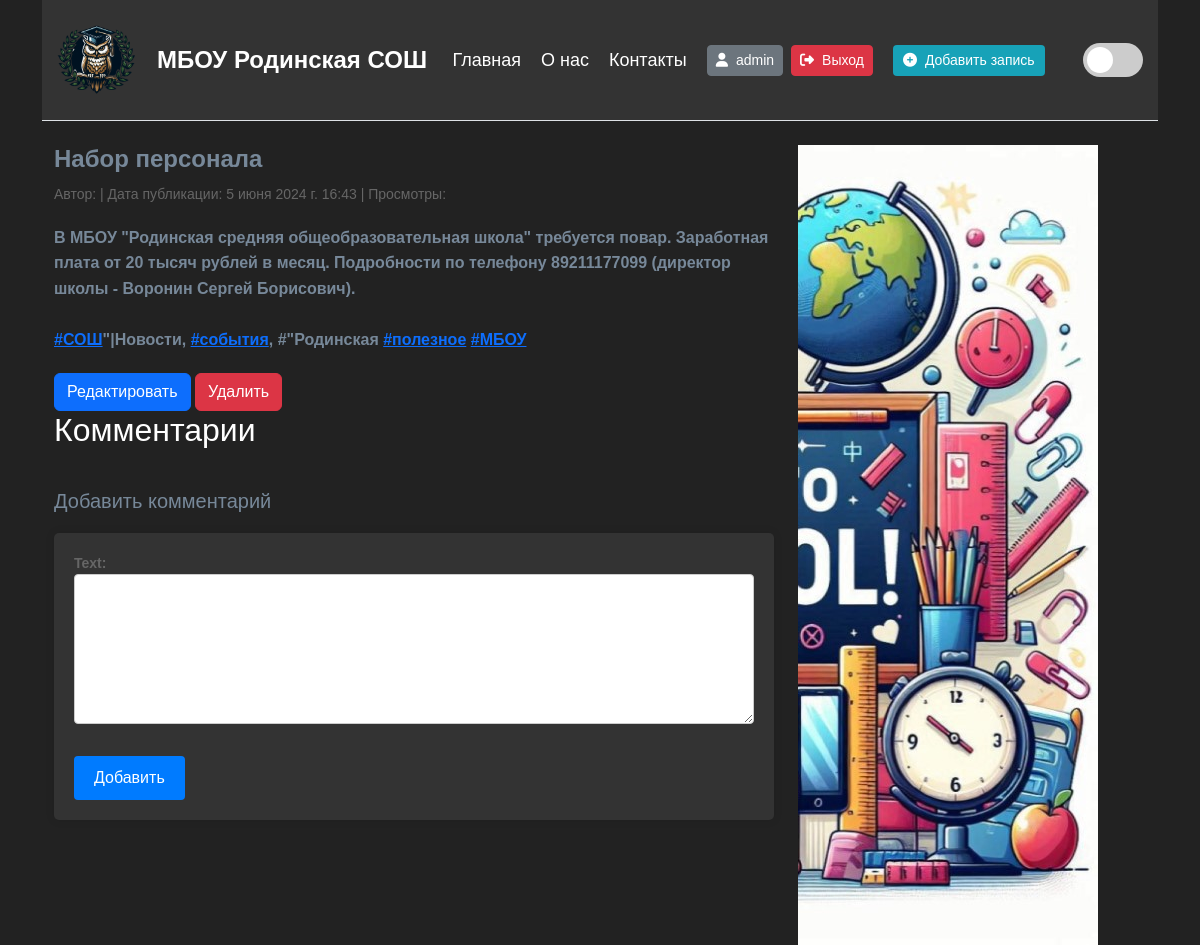
/article/10/ (signed in), run on the app's committed database.
### accounts/models.py (models this page shows)
class CustomUser(AbstractUser):
    pass

### main/models.py (models this page shows, shortened)
class Articles(models.Model):
    title = models.CharField('Название', max_length=50)
    intro = models.CharField('Обзор', max_length=80)
    full_text = RichTextField('Статья')
    date = models.DateTimeField('Дата публикации')
    image = models.ImageField('Изображение', upload_to='articles/', default=default_image)
    class Meta:
        verbose_name = 'Новость'
        verbose_name_plural = 'Новости'

### main/views.py (the view)
# urls.py: path('article/<int:pk>/', views.article_detail, name='article_detail'),
@login_required
def article_detail(request, pk):
    article = get_object_or_404(Articles, pk=pk)
    comments = article.comments.all()
    if request.method == 'POST':
        comment_form = CommentForm(request.POST)
        if comment_form.is_valid():
            new_comment = comment_form.save(commit=False)
            new_comment.article = article
            new_comment.user = request.user
            new_comment.save()
            return redirect('article_detail', pk=article.pk)
    else:
        comment_form = CommentForm()
    return render(request, 'main/article_detail.html', {
        'article': article,
        'comments': comments,
        'comment_form': comment_form,
    })

### main/forms.py
class CommentForm(forms.ModelForm):
    class Meta:
        model = Comment
        fields = ['text']

### main/templates/main/article_detail.html (shortened to what this page needs)
{% extends 'main/layout.html' %}
{% load static %}
{% block content %}
<div class="container">
    <div class="row">
        <div class="col-md-8">
            <article>
                <h1 class="article-title">{{ article.title }}</h1>
                <p class="article-info">
                    Автор: {{ article.author }} |
                    Дата публикации: {{ article.date }} |
                    Просмотры: {{ article.views_count }}
                </p>
                <div class="article-content">
                    {{ article.full_text | safe }}
                </div>
                {% if user.is_superuser %}
                <div class="article-actions">
                    <a href="{% url 'edit_article' article.id %}" class="btn btn-primary">Редактировать</a>
                    <a href="{% url 'delete_article' article.id %}" class="btn btn-danger">Удалить</a>
                </div>
                {% endif %}
            </article>
            <section id="comments">
                <h2>Комментарии</h2>
            </section>
            <section id="add-comment">
                <h2>Добавить комментарий</h2>
                {% if user.is_authenticated %}
                <form method="post">
                    {{ comment_form.as_p }}
                    <button type="submit" class="btn btn-primary">Добавить</button>
                </form>
                {% else %}
                <p>Пожалуйста, <a href="{% url 'login' %}">войдите</a> для добавления комментария.</p>
                {% endif %}
            </section>
        </div>
        <div class="col-md-4">
            <div class="banner">
                <img src="{% static 'main/img/banner.jpg' %}" alt="Баннер">
                          </div>
        </div>
    </div>
</div>
<link rel="stylesheet" type="text/css" href="{% static 'main/css/article.css' %}">
{% endblock %}

### main/templates/main/Layout.html (shortened to what this page needs)
{% load static %}
<!doctype html>
<html lang="ru">
<head>
   <link rel="stylesheet" href="https://cdn.jsdelivr.net/npm/bootstrap@5.3.2/dist/css/bootstrap.min.css">
   <link rel="stylesheet" href="{% static 'main/css/main.css' %}">
</head>
<body>
   <header>
       <div class="container">
           <div class="header-container">
               <div class="logo-container">
                   <img src="{% static 'main/img/logo.png' %}" alt="Логотип МБОУ Родинская СОШ" class="logo">
                   <span class="logo-text">МБОУ Родинская СОШ</span>
               </div>
               <div class="nav-container">
                   <nav>
                       <ul>
                           <li><a href="{% url 'home' %}">Главная</a></li>
                           <li><a href="{% url 'about' %}">О нас</a></li>
                           <li><a href="{% url 'contacts' %}">Контакты</a></li>
                       </ul>
                   </nav>
                   <div class="d-flex">
                       {% if user.is_authenticated %}
                       <div class="user-profile me-2">
                           <a href="{% url 'profile' %}" class="btn btn-secondary btn-sm">
                               <i class="fas fa-user me-2"></i>{{ user.username }}
                           </a>
                       </div>
                       <div class="logout-btn">
                           <a href="{% url 'logout' %}" class="btn btn-danger btn-sm">
                               <i class="fas fa-sign-out-alt me-2"></i>Выход
                           </a>
                       </div>
                       {% if user.is_superuser %}
                       <div class="add-article-btn me-2">
                           <a href="{% url 'create' %}" class="btn btn-info btn-sm">
                               <i class="fas fa-plus-circle me-2"></i>Добавить запись
                           </a>
                       </div>
                       {% endif %}
                       {% endif %}
                   </div>
               </div>
               <div class="theme-switch">
                   <label>
                       <span class="slider"></span>
                   </label>
               </div>
           </div>
       </div>
   </header>
   <main class="container mt-4">
       {% block content %}
       {% endblock %}
   </main>
</body>
</html>

### main/static/main/css/main.css (style rules this page uses)
:root { --bg-color: #222; --text-color: #fff; --header-bg-color: #333; --header-text-color: #fff; --news-bg-color: #444; --news-text-color: #fff; --news-overlay-color: rgba(0, 0, 0, 0.6); --news-overlay-hover: rgba(0, 0, 0, 0.8); --form-bg-color: #333; --form-text-color: #fff; --form-input-bg-color: #444; --form-input-text-color: #fff; --form-button-bg-color: #17a2b8; --form-button-hover-bg-color: #138496; }
body { font-family: 'Arial', sans-serif; background-color: var(--bg-color); color: var(--text-color); overflow-x: hidden; margin: 0; padding: 0; }
.header-container { display: flex; justify-content: space-between; align-items: center; padding: 20px 0; background-color: var(--header-bg-color); border-bottom: 1px solid #dee2e6; }
.logo-container { display: flex; align-items: center; }
.header-container img.logo { max-height: 80px; width: auto; height: auto; margin-right: 20px; margin-left: 15px; }
.logo-text { font-size: 24px; font-weight: bold; color: var(--header-text-color); }
.nav-container { display: flex; align-items: center; gap: 20px; }
nav ul { list-style: none; display: flex; gap: 20px; padding: 0; margin: 0; }
nav ul li { transition: transform 0.3s; }
nav ul li a { text-decoration: none; color: var(--header-text-color); font-size: 18px; font-weight: 500; }
.add-article-btn { margin-left: 20px; }
.add-article-btn a { display: flex; align-items: center; text-decoration: none; color: #fff; background-color: #17a2b8; border: none; padding: 5px 10px; border-radius: 4px; transition: background-color 0.3s; }
.add-article-btn i { margin-right: 5px; }
.theme-switch { margin-left: 20px; }
.theme-switch label { display: inline-block; width: 60px; height: 34px; position: relative; right: 15px; cursor: pointer; }
.slider { position: absolute; top: 0; left: 0; right: 0; bottom: 0; background-color: #ccc; transition: .4s; border-radius: 34px; }
.slider:before { position: absolute; content: ""; height: 26px; width: 26px; left: 4px; bottom: 4px; background-color: white; transition: .4s; border-radius: 50%; }

### main/static/main/css/article.css (style rules this page uses)
.article-title { font-size: 24px; font-weight: bold; color: #778899; margin-bottom: 10px; }
.article-info { font-size: 14px; color: #666; margin-bottom: 20px; }
.article-content { font-size: 16px; font-weight: bold; line-height: 1.6; color: #778899; }
.article-actions { margin-top: 20px; }
#add-comment { margin-top: 40px; }
#add-comment h2 { font-size: 20px; margin-bottom: 20px; color: #778899; }
#add-comment form { background-color: #778899; padding: 20px; border-radius: 5px; box-shadow: 0 0 10px rgba(0, 0, 0, 0.1); background-color: var(--form-bg-color); }
#add-comment form label { font-weight: bold; }
#add-comment form input[type="text"], #add-comment form textarea { width: 100%; padding: 10px; border: 1px solid #ccc; border-radius: 4px; box-sizing: border-box; margin-bottom: 10px; }
#add-comment form textarea { height: 150px; }
#add-comment form button { background-color: #007bff; color: #fff; border: none; padding: 10px 20px; border-radius: 4px; cursor: pointer; }
#add-comment p { font-size: 14px; color: #666; }

### data on the page
CustomUser: username "admin"
Articles: title "Набор персонала", date "5 июня 2024 г. 16:43", full_text "В МБОУ \"Родинская средняя общеобразовательная школа\" требуется повар. Заработная плата от 20 тысяч рублей в месяц. Подробности по телефону 89211177099 (директор школы - Воронин Сергей Борисович). #СОШ \"|Новости, #события , #\"Родинская #полезное #МБОУ"
